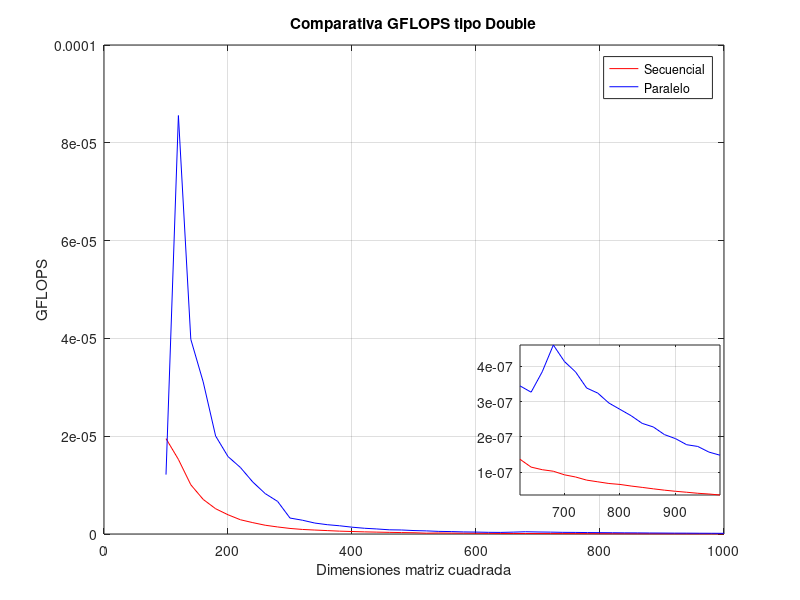

MATLAB code for this plot:
clear; clc;

valuesSeq = csvread('tiemposGFLOPS/Ejercicio2.csv');
valuesPara = csvread('tiemposGFLOPS/Ejercicio3.csv');

dims = (100:20:1000);

figure, plot(dims, valuesSeq, '-r', dims, valuesPara, '-b');
title('Comparativa GFLOPS tipo Double');
legend({'Secuencial','Paralelo'});
ylabel('GFLOPS');
xlabel('Dimensiones matriz cuadrada');
grid();

axes('position',[.65 .175 .25 .25]);
box on;
zoomIndex = (dims < 1000) & (dims > 600);
plot(dims(zoomIndex), valuesSeq(zoomIndex), '-r', dims(zoomIndex), valuesPara(zoomIndex), '-b');
grid();
axis tight;
